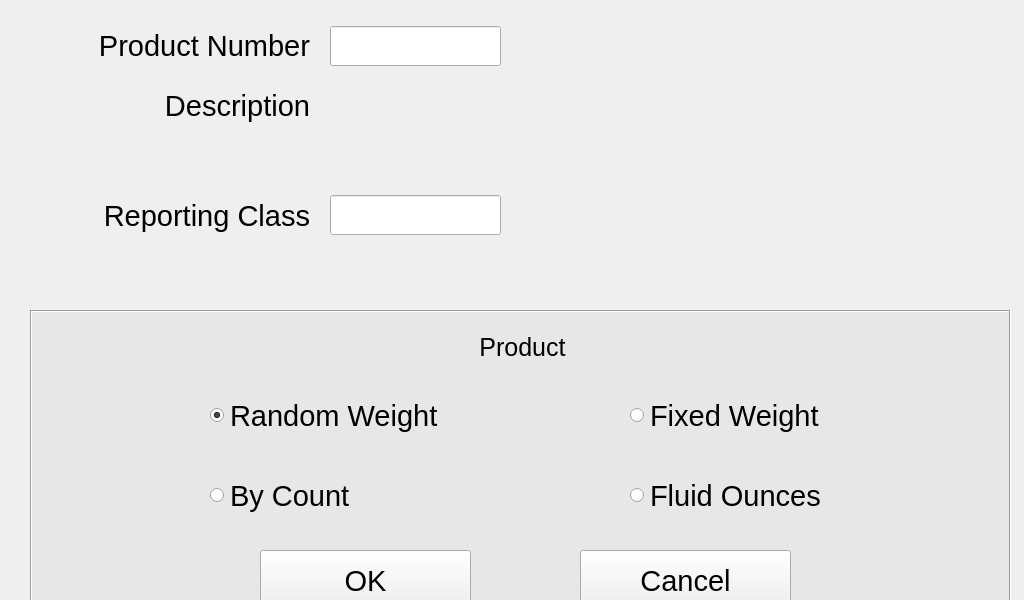
<?xml version="1.0" encoding="UTF-8"?>
<ui version="4.0">
 <class>superChangeProductClass</class>
 <widget class="QWidget" name="superChangeProductClass">
  <property name="geometry">
   <rect>
    <x>0</x>
    <y>0</y>
    <width>1024</width>
    <height>600</height>
   </rect>
  </property>
  <property name="font">
   <font>
    <pointsize>22</pointsize>
   </font>
  </property>
  <property name="windowTitle">
   <string>Form</string>
  </property>
  <widget class="QLabel" name="lblDescription">
   <property name="geometry">
    <rect>
     <x>35</x>
     <y>70</y>
     <width>275</width>
     <height>71</height>
    </rect>
   </property>
   <property name="text">
    <string>Description</string>
   </property>
   <property name="alignment">
    <set>Qt::AlignRight|Qt::AlignTrailing|Qt::AlignVCenter</set>
   </property>
  </widget>
  <widget class="QLabel" name="lblClass">
   <property name="geometry">
    <rect>
     <x>35</x>
     <y>180</y>
     <width>275</width>
     <height>71</height>
    </rect>
   </property>
   <property name="text">
    <string>Reporting Class</string>
   </property>
   <property name="alignment">
    <set>Qt::AlignRight|Qt::AlignTrailing|Qt::AlignVCenter</set>
   </property>
  </widget>
  <widget class="QLabel" name="lblProductNumber">
   <property name="geometry">
    <rect>
     <x>35</x>
     <y>10</y>
     <width>275</width>
     <height>71</height>
    </rect>
   </property>
   <property name="text">
    <string>Product Number</string>
   </property>
   <property name="alignment">
    <set>Qt::AlignRight|Qt::AlignTrailing|Qt::AlignVCenter</set>
   </property>
  </widget>
  <widget class="hobart::numericLineEdit" name="leProductNumber">
   <property name="geometry">
    <rect>
     <x>330</x>
     <y>26</y>
     <width>171</width>
     <height>40</height>
    </rect>
   </property>
   <property name="inputMask">
    <string notr="true"/>
   </property>
   <property name="text">
    <string notr="true"/>
   </property>
   <property name="maxLength">
    <number>20</number>
   </property>
   <property name="placeholderText">
    <string notr="true"/>
   </property>
  </widget>
  <widget class="hobart::numericLineEdit" name="leClass">
   <property name="geometry">
    <rect>
     <x>330</x>
     <y>195</y>
     <width>171</width>
     <height>40</height>
    </rect>
   </property>
   <property name="inputMask">
    <string notr="true"/>
   </property>
   <property name="text">
    <string notr="true"/>
   </property>
   <property name="maxLength">
    <number>20</number>
   </property>
   <property name="placeholderText">
    <string notr="true"/>
   </property>
  </widget>
  <widget class="QLabel" name="lblDescriptionContent">
   <property name="geometry">
    <rect>
     <x>330</x>
     <y>86</y>
     <width>451</width>
     <height>89</height>
    </rect>
   </property>
   <property name="font">
    <font>
     <pointsize>16</pointsize>
     <weight>50</weight>
     <bold>false</bold>
    </font>
   </property>
   <property name="text">
    <string notr="true"/>
   </property>
   <property name="alignment">
    <set>Qt::AlignLeading|Qt::AlignLeft|Qt::AlignTop</set>
   </property>
   <property name="wordWrap">
    <bool>true</bool>
   </property>
  </widget>
  <widget class="QFrame" name="gbNewProduct">
   <property name="geometry">
    <rect>
     <x>30</x>
     <y>310</y>
     <width>981</width>
     <height>331</height>
    </rect>
   </property>
   <property name="styleSheet">
    <string notr="true">QWidget#gbNewProduct{
	background-color: rgb(231, 231, 231);
}</string>
   </property>
   <property name="frameShape">
    <enum>QFrame::Box</enum>
   </property>
   <property name="frameShadow">
    <enum>QFrame::Sunken</enum>
   </property>
   <widget class="QRadioButton" name="rbRandomWeight">
    <property name="geometry">
     <rect>
      <x>180</x>
      <y>80</y>
      <width>390</width>
      <height>51</height>
     </rect>
    </property>
    <property name="font">
     <font>
      <pointsize>22</pointsize>
     </font>
    </property>
    <property name="text">
     <string>Random Weight</string>
    </property>
    <property name="checked">
     <bool>true</bool>
    </property>
   </widget>
   <widget class="QRadioButton" name="rbByCount">
    <property name="geometry">
     <rect>
      <x>180</x>
      <y>160</y>
      <width>390</width>
      <height>51</height>
     </rect>
    </property>
    <property name="font">
     <font>
      <pointsize>22</pointsize>
     </font>
    </property>
    <property name="text">
     <string>By Count</string>
    </property>
   </widget>
   <widget class="QRadioButton" name="rbFixedWeight">
    <property name="geometry">
     <rect>
      <x>600</x>
      <y>80</y>
      <width>351</width>
      <height>51</height>
     </rect>
    </property>
    <property name="font">
     <font>
      <pointsize>22</pointsize>
     </font>
    </property>
    <property name="text">
     <string>Fixed Weight</string>
    </property>
   </widget>
   <widget class="QRadioButton" name="rbFluidOunces">
    <property name="geometry">
     <rect>
      <x>600</x>
      <y>160</y>
      <width>351</width>
      <height>51</height>
     </rect>
    </property>
    <property name="font">
     <font>
      <pointsize>22</pointsize>
     </font>
    </property>
    <property name="text">
     <string>Fluid Ounces</string>
    </property>
   </widget>
   <widget class="QPushButton" name="butOK">
    <property name="geometry">
     <rect>
      <x>230</x>
      <y>240</y>
      <width>211</width>
      <height>61</height>
     </rect>
    </property>
    <property name="font">
     <font>
      <pointsize>22</pointsize>
     </font>
    </property>
    <property name="text">
     <string>OK</string>
    </property>
    <property name="default">
     <bool>false</bool>
    </property>
   </widget>
   <widget class="QLabel" name="lblcreateNewProductQuestion">
    <property name="geometry">
     <rect>
      <x>132</x>
      <y>12</y>
      <width>721</width>
      <height>51</height>
     </rect>
    </property>
    <property name="font">
     <font>
      <pointsize>19</pointsize>
     </font>
    </property>
    <property name="text">
     <string>Product</string>
    </property>
    <property name="alignment">
     <set>Qt::AlignCenter</set>
    </property>
   </widget>
   <widget class="QPushButton" name="butCancel">
    <property name="geometry">
     <rect>
      <x>550</x>
      <y>240</y>
      <width>211</width>
      <height>61</height>
     </rect>
    </property>
    <property name="font">
     <font>
      <pointsize>22</pointsize>
     </font>
    </property>
    <property name="text">
     <string>Cancel</string>
    </property>
   </widget>
  </widget>
 </widget>
 <customwidgets>
  <customwidget>
   <class>hobart::numericLineEdit</class>
   <extends>QLineEdit</extends>
   <header location="global">numericlineedit.h</header>
  </customwidget>
 </customwidgets>
 <resources/>
 <connections/>
</ui>
